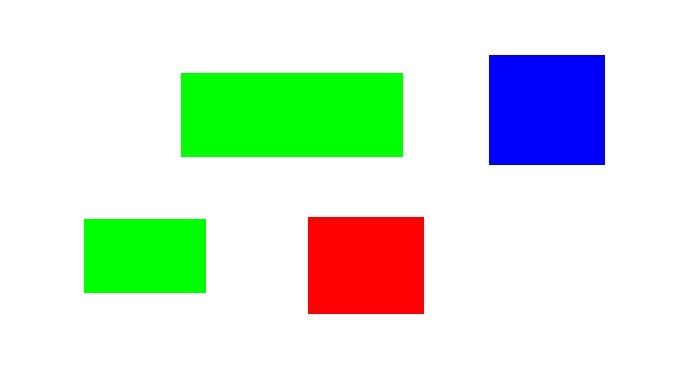
#> input picture srcs/simulation/controller/rgb2.jpg, 683 x 384 px
$ python read_image.py
#> lines starting #> are read from the running program, lines starting #| are printed output that depends on the picture; after the words box and inside, x2 and y2 are one past the last pixel; in counts of white or black regions, pixels touching at a corner belong together
# Import the necessary libraries
from lib2to3.pygram import python_grammar_no_print_statement
from PIL import Image
from numpy import asarray
import numpy


# load the image and convert into
# numpy array
img = Image.open('rgb2.jpg')
#> img is the input picture: PIL image 683x384 RGB; mean R, G, B 215.5, 231.4, 216.9

# asarray() class is used to convert
# PIL images into NumPy arrays
numpydata = asarray(img)

# <class 'numpy.ndarray'>
print(type(numpydata))
#| <class 'numpy.ndarray'>

# shape
print(numpydata.shape)
#| (384, 683, 3)


mask = (numpydata[:,:,0] <= 15) & (numpydata[:,:,1] >= 240) & (numpydata[:,:,2] <= 15)
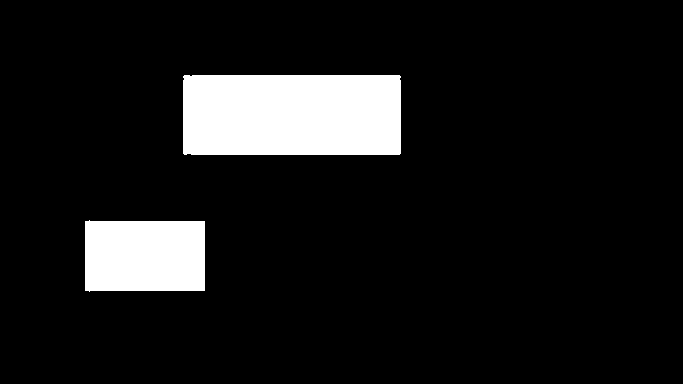
#> mask: shape (384, 683) bool; 9.8% white; 2 white regions, box (x1, y1, x2, y2) and area: (183, 75, 401, 155) 17426, (85, 220, 205, 292) 8402
print(mask)
#> (printed output is left out)
print(mask.shape)
#| (384, 683)

nb_lines = mask.shape[0]
#> nb_lines = 384
nb_cols = mask.shape[1]
#> nb_cols = 683

def check_intersection(rectangles, point):
	y = point[0]
	x = point[1]
	for rect in rectangles:
		y1 = rect[0][0]
		x1 = rect[0][1]

		y2 = rect[1][0]
		x2 = rect[1][1]

		if x1 < x < x2 and y1 < y < y2:
			return True
	return False


rectangles = []

for line in range(0, nb_lines):
	for col in range(0, nb_cols):
		previous_line = line
		previous_col = col

		new_col = col
		init = False

		#tant qu'on détecte la couleur recherchée
		while (line < (nb_lines - 1) and col < (nb_cols - 1) and mask[line][col] == True and check_intersection(rectangles, (line,col)) == False):
			# print("col = " + str(col))
			# print("line = " + str(line))
			col += 1
			#si la couleur n'est plus présente sur la ligne, passe à la suivante
			if (mask[line][col] == False) :
				line += 1
				new_col = col - 1 #garde jusqu'à quelle colonne on est allé en mémoire
				col = previous_col

			init = True


		new_line = line - 1
		# if init == True :
		# 	# print("new_line : " + str(new_line))
		# 	# print("previous_line : " + str(previous_line))
		init = False
		if (new_line - previous_line >= 10 and new_col - previous_col >= 10): #si un carré d'une taille suffisante est trouvé
			print("TROUVE !")
			print("(" + str(previous_line) + "," + str(previous_col) + ")")
			print("(" + str(new_line) + "," + str(new_col) + ")")
			rectangles.append( ((previous_line,previous_col), (new_line,new_col)) )


		else : #sinon, on continue la recherche
			line = previous_line
			col = previous_col


# [36 lines of commented-out code are left out]

$ run again, with srcs/simulation/controller/rgb.jpg copied over srcs/simulation/controller/rgb2.jpg
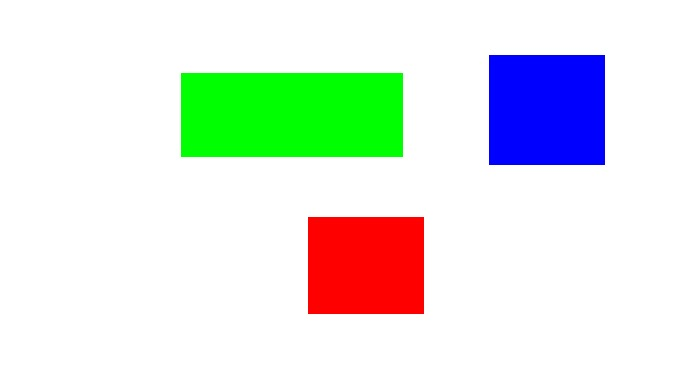
#> input picture srcs/simulation/controller/rgb.jpg, 683 x 384 px
#> img is the input picture: PIL image 683x384 RGB; mean R, G, B 224.3, 231.5, 225.8
#| <class 'numpy.ndarray'>
#| (384, 683, 3)
#> `mask = (numpydata[:,:,0] <= 15) & (numpydata[:,:,1] >= 240) & (numpyda..`:
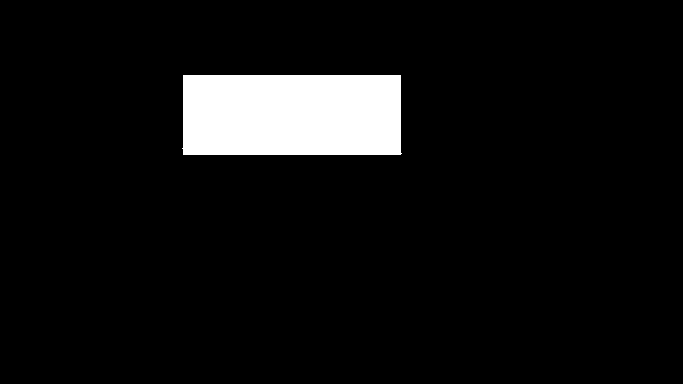
#> mask: shape (384, 683) bool; 6.7% white; 1 white region, box (x1, y1, x2, y2) and area: (182, 75, 402, 155) 17442
#> (printed output is left out)
#| (384, 683)
